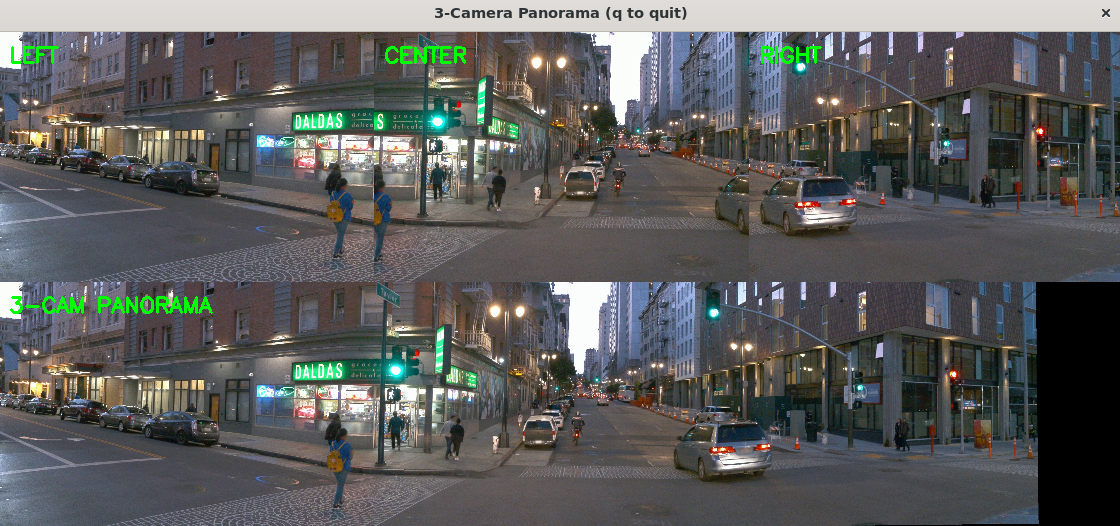
#> input picture assets/3cam.png, 1120 x 526 px
$ python -i 'NO GPU STATIC PANORAMA.py'   (imports and definitions only)
#> lines starting #> are read from the running program, lines starting #| are printed output that depends on the picture
#!/usr/bin/env python3
"""
Video Panorama Stitcher (CPU Version)
Single-file version combining video processing pipeline with Stitcher class.

Features:
- LAB color space matching with luminance protection
- Parallax-aware blending
- FFMPEG video encoding
"""

import numpy as np
import cv2
import subprocess
from datetime import datetime
import time
import os


# =============================================================================
# STITCHER CLASS
# =============================================================================

class Stitcher:
    def __init__(self):
        self.cachedH = None
        self.blend_start = None
        self.blend_end = None
        self.output_width = None
        self.output_height = None
        self.crop_top = None
        self.crop_bottom = None

        # Feature detector - CPU SIFT
        self.detector = cv2.SIFT_create(nfeatures=3000)
        self.matcher = cv2.BFMatcher(cv2.NORM_L2)
        print("Using CPU SIFT for feature detection")

    def stitch(self, images, ratio=0.75, reprojThresh=4.0):
        (imageB, imageA) = images  # left = B, right = A

        if self.cachedH is not None:
            return self.applyWarp(imageA, imageB, self.cachedH)

        (kpsA, featuresA) = self.detectAndDescribe(imageA)
        (kpsB, featuresB) = self.detectAndDescribe(imageB)

        M = self.matchKeypoints(kpsA, kpsB, featuresA, featuresB,
                                ratio, reprojThresh)
        if M is None:
            print("Not enough matches to compute homography")
            return None

        (matches, H, status) = M
        if H is None:
            print("Homography is None")
            return None

        H = self._constrainHomography(H, imageA.shape, imageB.shape)
        self.cachedH = H.astype("float32")

        return self.applyWarp(imageA, imageB, self.cachedH)

    # [300 lines left out: functions _constrainHomography, applyWarp, fillFromSourceImages, detectAndDescribe, matchKeypoints, not called in this run]


# =============================================================================
# VIDEO READER CLASS
# =============================================================================

class VideoReader:
    """Simple video reader wrapper."""
    # [4 lines left out: function __init__, not called in this run]

    def read(self):
        return self.cap.read()

    def get(self, prop):
        return self.cap.get(prop)

    def isOpened(self):
        return self.cap.isOpened()

    def release(self):
        self.cap.release()


# =============================================================================
# SYSTEM CHECK FUNCTION
# =============================================================================

# [254 lines left out: functions check_system, stitch_videos, not called in this run]


# =============================================================================
# ENTRY POINT
# =============================================================================

# [11 lines not run here, left out]

>>> import cv2
>>> picture = cv2.imread('assets/3cam.png', cv2.IMREAD_GRAYSCALE)
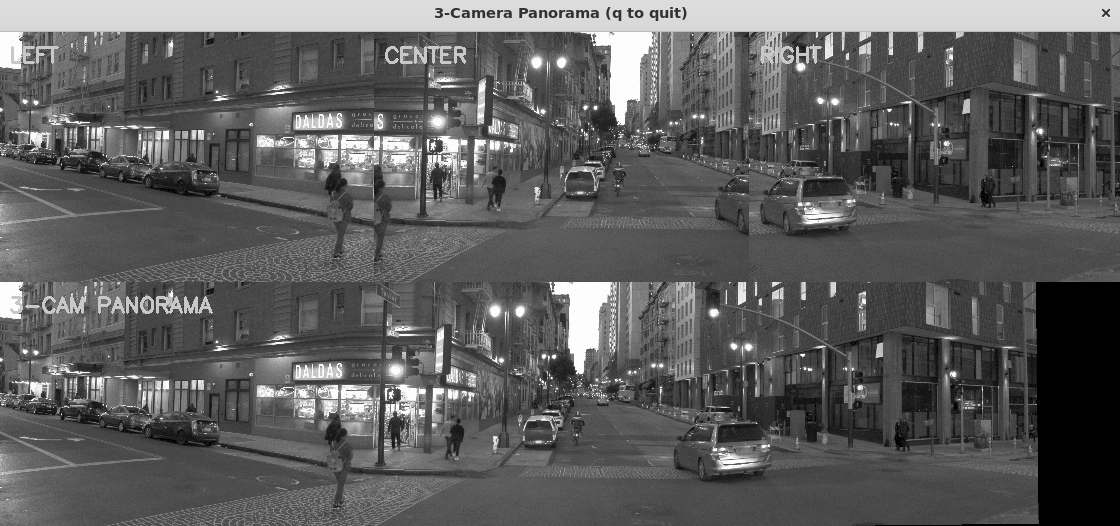
#> picture: shape (526, 1120); min 0, max 255, mean 94.1
>>> result = Stitcher().stitch(picture)
#> (the run stopped early here; a loop or call above may not have finished)
